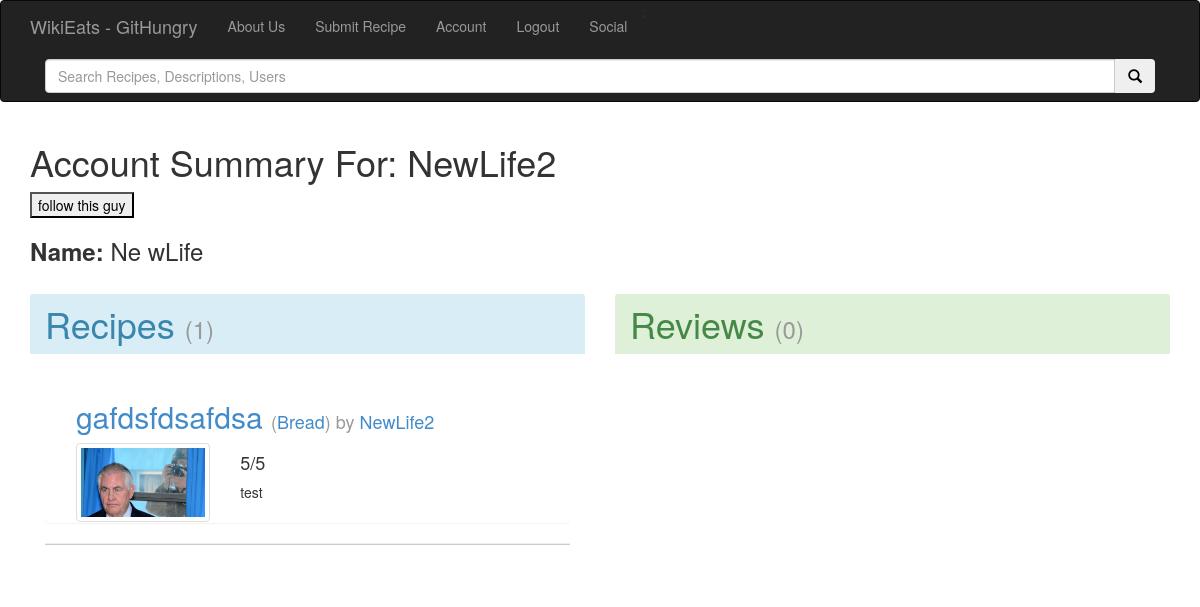
The app's page /MainPages/DisplayAccount.php?userID=38 (signed in), older data.
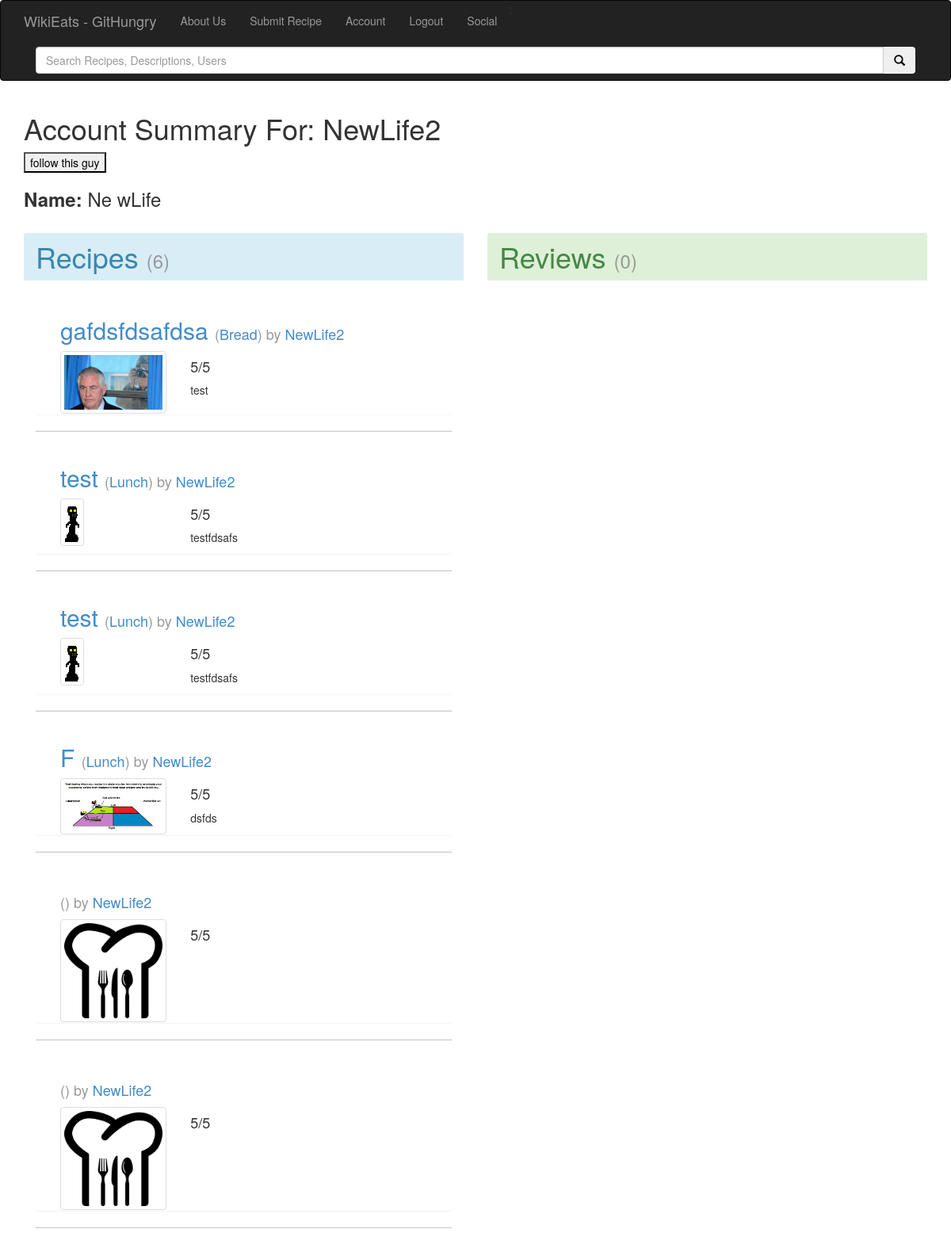
The same page, newer data.
### tables this page shows
CREATE TABLE `users` (
  `username` text NOT NULL,
  `firstname` text NOT NULL,
  `lastname` text NOT NULL,
  `userid` int(11) NOT NULL,
  `Password` text NOT NULL,
  `LastLoggedIn` date NOT NULL
);

CREATE TABLE `generalrecipes` (
  `userid` int(11) NOT NULL,
  `description` text NOT NULL,
  `parentid` int(11) NOT NULL,
  `category` int(11) NOT NULL,
  `Title` text NOT NULL,
  `recipeid` int(11) NOT NULL,
  `imagename` text NOT NULL
);

CREATE TABLE `recipiecategory` (
  `categoryID` int(11) NOT NULL,
  `categoryName` text NOT NULL,
  `etc` int(11) NOT NULL
);

### includes/AccessDatabase.php (the view, shortened to what this page needs)
<?php
class RecipeDB
{
	public static function getUserByID($userID)
	{
		$connection = new mysqli("localhost", "root", "", "recipes");
		$sql = "SELECT username, userid, firstname, lastname FROM users WHERE userid LIKE '".$userID."'";
		$result = $connection->query($sql);
		if($result)
		{
			$row = $result->fetch_assoc();
			return $row;
		}
		else
			return NULL;
	}
	public static function getRecipesByUser($userID)
	{
		$connection = new mysqli("localhost", "root", "", "recipes");
		$sql = "SELECT * FROM generalRecipes WHERE userid LIKE '".$userID."'";
		$result = $connection->query($sql);
		if($result)
		{
			$retval = Array();
			while($row = $result->fetch_assoc())
				$retval[] = $row;
			return $retval;
		}
		else
			return NULL;
	}
	public static function getReviewsByUser($userID)
	{
		$connection = new mysqli("localhost", "root", "", "recipes");
		$sql = "SELECT * FROM reviews WHERE userid LIKE '".$userID."'";
		$result = $connection->query($sql);
		if($result)
		{
			$retval = Array();
			return $retval;
		}
		else
			return NULL;
	}
	public static function getAverageReviewForRecipe($recipeID)
	{
		$connection = new mysqli("localhost", "root", "", "recipes");
		$sql = "SELECT * FROM reviews WHERE recipeid LIKE '".$recipeID."'";
		$result = $connection->query($sql);
		if($result)
		{
			$count = 0;
			$total = 0;
			return ($count != 0)? ($total / $count) : 5;
		}
		else
			return NULL;
	}
	public static function getCategory($categoryID)
	{
		$connection = new mysqli("localhost", "root", "", "recipes");
		$sql = "SELECT * FROM recipiecategory WHERE categoryID LIKE '".$categoryID."'";
		$result = $connection->query($sql);
		if($result)
		{
			$row = $result->fetch_assoc();
			return $row["categoryName"];
		}
		else
			return NULL;
	}
}
class DisplayDB
{
	public static function printRecipe($recipe)
	{
		$averageReview = RecipeDB::getAverageReviewForRecipe($recipe["recipeid"]);
		$category = RecipeDB::getCategory($recipe["category"]);
		$username = RecipeDB::getUserByID($recipe["userid"])["username"];
		$imageFileName = ($recipe["imagename"] != "")? $recipe["imagename"]: "chef_hat.png";
		echo '
						<div class="col-md-12 panel">
							<div class="col-md-12">
								<h2><a href="DisplayRecipe.php?recipeID='.$recipe["recipeid"].'">'.$recipe["Title"].'</a> <small>(<a href="DisplayCategory.php?categoryID='.$recipe["category"].'">'.$category.'</a>) by <a href="DisplayAccount.php?userID='.$recipe["userid"].'">'.$username.'</a></small></h2>
							</div>
							<div class="col-md-4">
								<img src="../images/'.$imageFileName.'" alt="'.$imageFileName.'" class="img-thumbnail" />
							</div>
							<div class="col-md-8">
								<h4>'.$averageReview.'/5</h4>
								<p>'.$recipe["description"].'</p>
							</div>
						</div>
						<hr>';
	}
}

### MainPages/DisplayAccount.php (shortened to what this page needs)
<?php include '../includes/AccessDatabase.php'; ?>
<!DOCTYPE html>
<html lang="en">
	<head>
		<link href="../bootstrap3_defaultTheme/dist/css/bootstrap.css" rel="stylesheet">
		<link rel="stylesheet" type="text/css" href="includes/wiki-eats.css" >
	</head>
	<body>
		<?php include '../includes/wikieatsheader.php';?>
		<?php
			$user = RecipeDB::getUserByID($_GET["userID"]);
			$recipes = RecipeDB::getRecipesByUser($user["userid"]);
			$reviews = RecipeDB::getReviewsByUser($user["userid"]);
		?>
		<div class="container">
			<div class="row">
				<div class="col-md-12">
					 <h1>Account Summary For: <?php echo $user["username"]?></h1>
					 <form method="POST" action="../processes/Follow.php">
					 	<input  type="submit" value="follow this guy">
					</form>
					 <h3><strong>Name:</strong> <?php echo $user["firstname"]." ".$user["lastname"] ?></h3>
		 		</div>
				<div class="panel-group panel-info col-md-6">
					<h1 class="panel-heading">Recipes <small>(<?php echo count($recipes) ?>)</small></h1>
					<div class="panel-body">
					<?php
						foreach($recipes as $recipe)
							DisplayDB::printRecipe($recipe);
					?>
					</div>
				</div>
				<div class="panel-group panel-success col-md-6">
					<h1 class="panel-heading">Reviews <small>(<?php echo count($reviews) ?>)</small></h1>
					<div class="panel-body">
					</div>
				</div>
		 	</div>
		 </div>
	</body>
</html>

### includes/wikieatsheader.php (shortened to what this page needs)
<?php
	if(isset($_SESSION["username"]) && isset($_SESSION["userID"]))
		$loggedIn = true;
	else
		$loggedIn = false;
?>
<header>
	<div class="navbar navbar-inverse">
		<div class="container">
			<nav>
				<div class="navbar-header">
					<a class="navbar-brand" href="WikiEats.php">WikiEats - GitHungry</a>
				</div>
				<ul class="nav navbar-nav">
					<li><a href="About.php">About Us</a></li>
					<?php
					if($loggedIn)
						echo '
					<li><a href="addRecipe.php">Submit Recipe</a></li>
					<li><a href="DisplayAccount.php?userID='.$_SESSION["userID"].'">Account</a></li>
					<li><a href="Logout.php">Logout</a></li>;
					<li><a href="Social.php">Social</a></li>';
					else
						echo '
					<li><a href="CreateAccount.php">Create Account</a></li>
					<li><a href="Login.php">Login</a></li>
						';
					?>
				</ul>
				<div class="nav navbar-right">
					<form class="navbar-form" role="search" method="GET" action="SearchRecipe.php">
						<div class="input-group">
							<input type="text" class="form-control" placeholder="Search Recipes, Descriptions, Users" name="search">
							<div class="input-group-btn">
								<button type="submit" class="btn"><span class="glyphicon glyphicon-search"></span></button>
							</div>
						</div>
					</form>
				</div>
			</nav>
		</div>
	</div>
</header>

### includes/wiki-eats.css (style rules this page uses)
hr { border-bottom: 1px solid #ccc; }

Row changes from the older to the newer data that the page shows:
added generalrecipes: Title "test", category.categoryName "Lunch", userid.username "NewLife2", imagename (picture), averageReview "5", description "testfdsafs"
added generalrecipes: Title "test", category.categoryName "Lunch", userid.username "NewLife2", imagename (picture), averageReview "5", description "testfdsafs"
added generalrecipes: Title "F", category.categoryName "Lunch", userid.username "NewLife2", imagename (picture), averageReview "5", description "dsfds"
added generalrecipes: userid.username "NewLife2", averageReview "5"
added generalrecipes: userid.username "NewLife2", averageReview "5"
Text that changed along with them:
count($recipes): "1" → "6"
